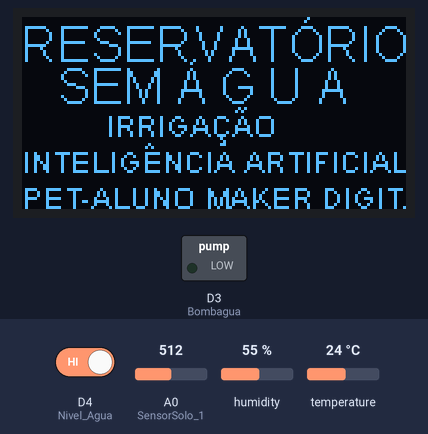
Bench run of a sketch on a simulated ESP8266 (NodeMCU). Parts: 128×64 one-colour display, switched loads named in the sketch (green lamp = pin HIGH). The inputs (shaded band) are chosen by the test bench; at power-on: A0 (SensorSolo_1) = 512, D4 (Nivel_Agua) HIGH, humidity 55 %, temperature 24 °C. What the sketch prints to the serial monitor is not drawn.

Above: at 2.8 s.
2.9 s: A0 (SensorSolo_1) set to 910
At 13.9 s:
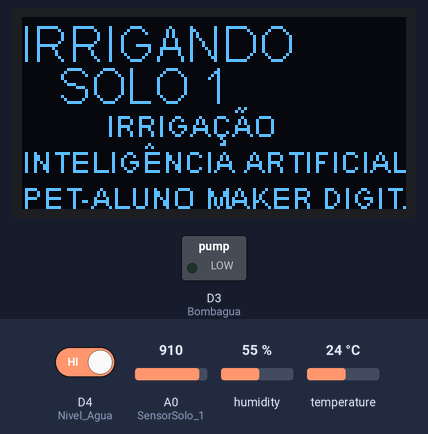
14.7 s: D4 (Nivel_Agua) driven LOW
At 18.4 s:
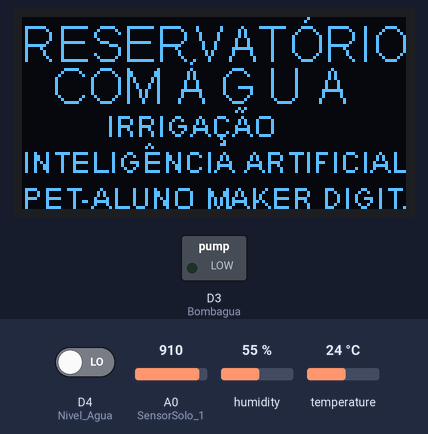
20.7 s: humidity set to 22 %
At 27.7 s:
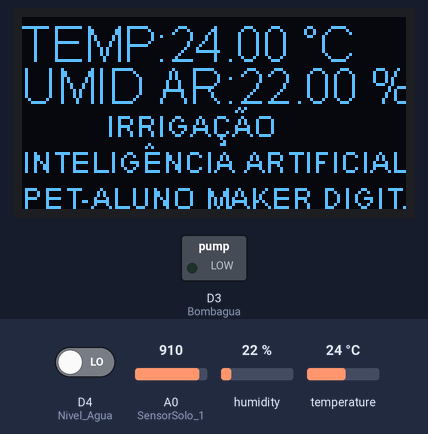
29.8 s: temperature set to 12 °C
At 35.6 s:
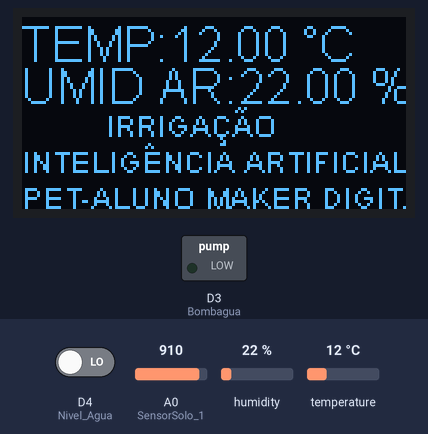
37.4 s: humidity set to 40 %
At 42.6 s:
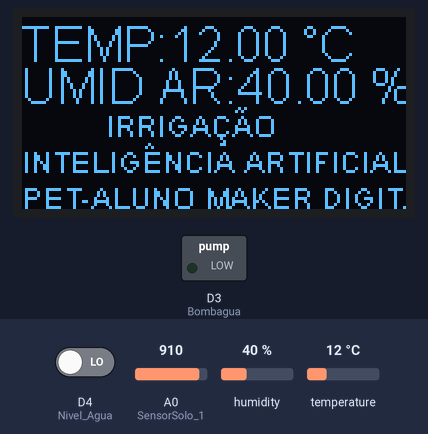
45.0 s: temperature set to 19 °C
At 50.6 s:
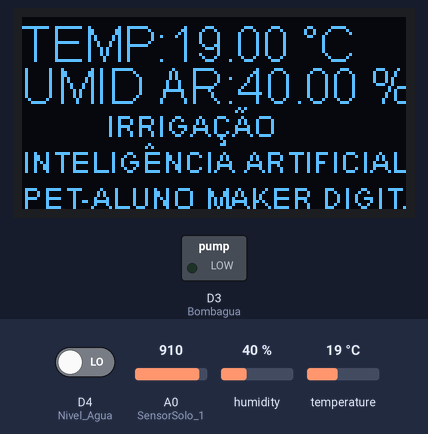
Timing chart, 0 to 52.1 s (numbered marks = the images above; inputs shaded):
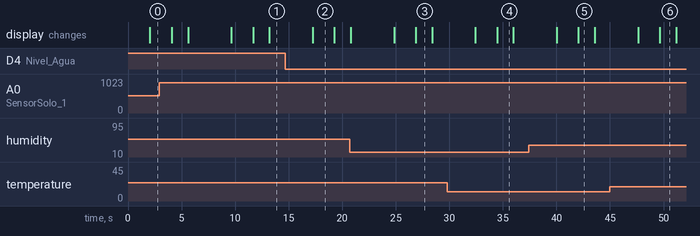

The sketch:

IRRIGADOR_INTELIGENTE_2020-nivel.ino
```cpp
#include "ESP8266WiFi.h"
#include "SSD1306.h" // incluindo a biblioteca do oled`
SSD1306 display(0x3c, D2, D1); // definindo o endereco e os pinos sda D2 e cls ou sck D1
#include "DHTesp.h"


#ifdef ESP32
#pragma message(THIS EXAMPLE IS FOR ESP8266 ONLY!)
#error Select ESP8266 board.
#endif

#define SensorSolo_1 A0
#define SensorSolo_2 D0
#define Bombagua D3
#define Nivel_Agua D4
#define Temp_Umidade D5

DHTesp dht;

//int pino_SensorSolo_1 = 0; //Pino ligado ao A0 do sensor do solo 1
//int pino_SensorSolo_2 = 0; // Pino ligado ao sensor solo 2
int nivel = 0; //Armazena o valor lido do pino digital
int temperatura = 0; //Armazena o valor lido do pino analogico

void setup() {
Serial.begin(115200);//PORTA SERIAL
display.init(); // iniciando o display oled
display.flipScreenVertically(); //orientacao do texto
dht.setup(D5, DHTesp::DHT22);

// DEFINE OS PINOS DO SENSOR efine os pinosCOMO ENTRADA DO SENSOR DE ÁGUA
  pinMode(SensorSolo_1, INPUT);
  pinMode(SensorSolo_2, INPUT);
  pinMode(Bombagua, OUTPUT);
  pinMode(Nivel_Agua, INPUT);
  pinMode(Temp_Umidade, INPUT);

}

void loop() {
  //SENSOR NÍVEL DA ÁGUA
  nivel = digitalRead(Nivel_Agua);
  temperatura = analogRead(Temp_Umidade);

  //DHT11

   delay(dht.getMinimumSamplingPeriod());

   float humidity = dht.getHumidity();
   float temperature = dht.getTemperature();

  // SENSOR DE SOLO
  int pino_SensorSolo_1 = analogRead(SensorSolo_1);
  Serial.print(" VALOR DO SENSOR DO SOLO : " +   pino_SensorSolo_1);


        Serial.println("SITUAÇÃO NÍVEL DA ÁGUA RESERVATÓRIO : ");
        if (nivel == 0) {
          Serial.println( "ÁGUA NO RESERVATÓRIO" );
          display.clear();//LIMPA O BUFFER PARA O DISPLAY
          display.display();//ENVIA UM BUFFER PARA O DISPLAY
          display.setTextAlignment(TEXT_ALIGN_LEFT);//DEFINE O ALINHAMENTO DO DISPLAY
          display.setFont(ArialMT_Plain_16);//DEFINE A FONTE E O TAMANHO PARA ESCRITA
          display.drawString(0, 0, "RESERVATÓRIO"); //10=ESPACAMENTO A ESQUERA E 0=LINHA DO TESTO
          display.drawString(10, 14,"COM Á G U A");
          display.setTextAlignment(TEXT_ALIGN_LEFT);
          display.setFont(ArialMT_Plain_10);
          display.drawString(28, 30,"IRRIGAÇÃO");// ESCREVE TEXTO NA POSICAO INDICADA:1=POSICAO HORIZONTAL E 23=POSIC VERTICAL
          display.drawString(0, 42,"INTELIGÊNCIA ARTIFICIAL");// ESCREVE TEXTO NA POSICAO INDICADA:33=POSICAO HORIZONTAL E 35=POSIC VERTICAL
          display.setTextAlignment(TEXT_ALIGN_LEFT);
          display.setFont(ArialMT_Plain_10);
          display.drawString(0, 54,"PET-ALUNO MAKER DIGITAL");// ESCREVE TEXTO NA POSICAO INDICADA:8=POSICAO HORIZONTAL E 50=POSIC VERTICAL
          display.display();
          delay(2000);
        }else if (nivel == 1) {
          Serial.println("REABASTECER ÁGUA");
          display.clear();//LIMPA O BUFFER PARA O DISPLAY
          display.display();//ENVIA UM BUFFER PARA O DISPLAY
          display.setTextAlignment(TEXT_ALIGN_LEFT);//DEFINE O ALINHAMENTO DO DISPLAY
          display.setFont(ArialMT_Plain_16);//DEFINE A FONTE E O TAMANHO PARA ESCRITA
          display.drawString(0, 0, "RESERVATÓRIO"); //10=ESPACAMENTO A ESQUERA E 0=LINHA DO TESTO
          display.drawString(12, 14, "SEM Á G U A");
          display.setTextAlignment(TEXT_ALIGN_LEFT);
          display.setFont(ArialMT_Plain_10);
          display.drawString(28, 30,"IRRIGAÇÃO");// ESCREVE TEXTO NA POSICAO INDICADA:1=POSICAO HORIZONTAL E 23=POSIC VERTICAL
          display.drawString(0, 42,"INTELIGÊNCIA ARTIFICIAL");// ESCREVE TEXTO NA POSICAO INDICADA:33=POSICAO HORIZONTAL E 35=POSIC VERTICAL
          display.setTextAlignment(TEXT_ALIGN_LEFT);
          display.setFont(ArialMT_Plain_10);
          display.drawString(0, 54, "PET-ALUNO MAKER DIGITAL");// ESCREVE TEXTO NA POSICAO INDICADA:8=POSICAO HORIZONTAL E 50=POSIC VERTICAL
          display.display();
          delay(2000);
        }
        //CONDIÇÃO PARA IMPRIMIR A TEMPERATURA E UMIDADE DO AR
        if ( temperature >= 0 || humidity >= 0 ) {
          Serial.println("temperatura e Umidade do ar " + String(humidity) +  String(temperature));
          display.clear();//LIMPA O BUFFER PARA O DISPLAY
          display.display();//ENVIA UM BUFFER PARA O DISPLAY
          display.setTextAlignment(TEXT_ALIGN_LEFT);//DEFINE O ALINHAMENTO DO DISPLAY
          display.setFont(ArialMT_Plain_16);//DEFINE A FONTE E O TAMANHO PARA ESCRITA
          display.drawString(0, 0,"TEMP:"+String(temperature)+" °C"); //10=ESPACAMENTO A ESQUERA E 0=LINHA DO TESTO
          display.drawString(0, 14,"UMID AR:"+String(humidity)+" %");
          display.setTextAlignment(TEXT_ALIGN_LEFT);
          display.setFont(ArialMT_Plain_10);
          display.drawString(28, 30,"IRRIGAÇÃO");// ESCREVE TEXTO NA POSICAO INDICADA:1=POSICAO HORIZONTAL E 23=POSIC VERTICAL
          display.drawString(0, 42,"INTELIGÊNCIA ARTIFICIAL");// ESCREVE TEXTO NA POSICAO INDICADA:33=POSICAO HORIZONTAL E 35=POSIC VERTICAL
          display.setTextAlignment(TEXT_ALIGN_LEFT);
          display.setFont(ArialMT_Plain_10);
          display.drawString(0, 54, "PET-ALUNO MAKER DIGITAL");// ESCREVE TEXTO NA POSICAO INDICADA:8=POSICAO HORIZONTAL E 50=POSIC VERTICAL
          display.display();
          delay(1500);
        } else {

        }
        if (pino_SensorSolo_1 > 900) {
          Serial.println("LIGANDO A BOMBA");
          Serial.println(pino_SensorSolo_1);
          display.clear();//LIMPA O BUFFER PARA O DISPLAY
          display.display();//ENVIA UM BUFFER PARA O DISPLAY
          display.setTextAlignment(TEXT_ALIGN_LEFT);//DEFINE O ALINHAMENTO DO DISPLAY
          display.setFont(ArialMT_Plain_16);//DEFINE A FONTE E O TAMANHO PARA ESCRITA
          display.drawString(0, 0, "IRRIGANDO"); //10=ESPACAMENTO A ESQUERA E 0=LINHA DO TESTO
          display.drawString(12, 14, "SOLO 1");
          display.setTextAlignment(TEXT_ALIGN_LEFT);
          display.setFont(ArialMT_Plain_10);
          display.drawString(28, 30,"IRRIGAÇÃO");// ESCREVE TEXTO NA POSICAO INDICADA:1=POSICAO HORIZONTAL E 23=POSIC VERTICAL
          display.drawString(0, 42,"INTELIGÊNCIA ARTIFICIAL");// ESCREVE TEXTO NA POSICAO INDICADA:33=POSICAO HORIZONTAL E 35=POSIC VERTICAL
          display.setTextAlignment(TEXT_ALIGN_LEFT);
          display.setFont(ArialMT_Plain_10);
          display.drawString(0, 54, "PET-ALUNO MAKER DIGITAL");// ESCREVE TEXTO NA POSICAO INDICADA:8=POSICAO HORIZONTAL E 50=POSIC VERTICAL
          display.display();
          delay(2000);
        }else {
          Serial.println("DESLIGANDO A BOMBA");
          display.clear();//LIMPA O BUFFER PARA O DISPLAY
          display.display();//ENVIA UM BUFFER PARA O DISPLAY
          display.setTextAlignment(TEXT_ALIGN_LEFT);//DEFINE O ALINHAMENTO DO DISPLAY
          display.setFont(ArialMT_Plain_16);//DEFINE A FONTE E O TAMANHO PARA ESCRITA
          display.drawString(0, 0, "SOLO 1"); //10=ESPACAMENTO A ESQUERA E 0=LINHA DO TESTO
          display.drawString(12, 14, "IRRIGADO");
          display.setTextAlignment(TEXT_ALIGN_LEFT);
          display.setFont(ArialMT_Plain_10);
          display.drawString(28, 30,"IRRIGAÇÃO");// ESCREVE TEXTO NA POSICAO INDICADA:1=POSICAO HORIZONTAL E 23=POSIC VERTICAL
          display.drawString(0, 42,"INTELIGÊNCIA ARTIFICIAL");// ESCREVE TEXTO NA POSICAO INDICADA:33=POSICAO HORIZONTAL E 35=POSIC VERTICAL
          display.setTextAlignment(TEXT_ALIGN_LEFT);
          display.setFont(ArialMT_Plain_10);
          display.drawString(0, 54, "PET-ALUNO MAKER DIGITAL");// ESCREVE TEXTO NA POSICAO INDICADA:8=POSICAO HORIZONTAL E 50=POSIC VERTICAL
          display.display();
          delay(2000);
        }

}


  //SOLO
```

Measured:
- what the display in image 2 shows lasts 2.1 s, from 17.2 s to 19.3 s
- what the display in image 3 shows lasts 1.5 s, from 26.9 s to 28.4 s
